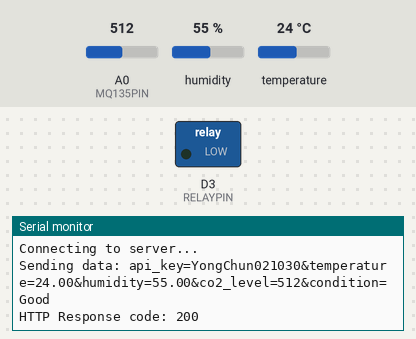
This sketch was run on a simulated ESP8266 (NodeMCU). On the bench: switched loads named in the sketch (green lamp = pin HIGH), the last lines printed to the serial monitor. The inputs (shaded band) are chosen by the test bench; at power-on: A0 (MQ135PIN) = 512, humidity 55 %, temperature 24 °C. WiFi joins after 1.5 s; servers stay silent unless stated; uploads are accepted with an empty reply.

Above: at 3.2 s.
3.3 s: A0 (MQ135PIN) set to 290
At 12.39 s:
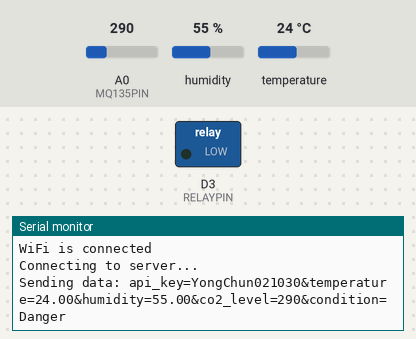
13.7 s: A0 (MQ135PIN) set to 1010
At 22.61 s:
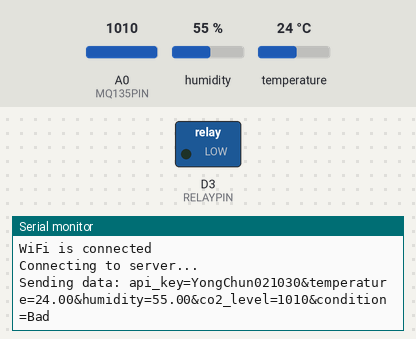

Measured:
- after the input at 3.3 s, the serial monitor: prints a new line after 8.9 s (image 1)
- after the input at 13.7 s, the serial monitor: prints a new line after 8.7 s (image 2)

The sketch:

IntelligentEnvironmentalMonitoringSystem_FinalAsg.ino
```cpp
#include <ESP8266WiFi.h>
#include <ESP8266HTTPClient.h>
#include <DHT.h>
#include <WiFiClient.h>
#include <ArduinoJson.h>

#define DHTPIN D2       // Define the DHT sensor pin
#define DHTTYPE DHT22   // Define the type of DHT sensor
#define MQ135PIN A0     // Define the MQ-135 sensor pin
#define RELAYPIN D3     // Change relay pin to D3

DHT dht(DHTPIN, DHTTYPE);   // Initialize DHT sensor

const char* ssid = "liying";   // WiFi SSID
const char* password = "liying28";  // WiFi Password
const char* serverName = "http://192.168.43.143/IntelligentEnvironmentalMonitoringSystem_FinalAsg/post.php";  // Server URL

String apiKeyValue = "YongChun021030";  // API Key value

WiFiClient client;   // Initialize WiFi client

void setup() {
  Serial.begin(115200);  // Initialize serial communication at 115200 baud rate
  dht.begin();           // Start the DHT sensor
  pinMode(RELAYPIN, OUTPUT);   // Set relay pin as output

  WiFi.begin(ssid, password);  // Begin WiFi connection
  Serial.print("Connecting to WiFi");
  while (WiFi.status() != WL_CONNECTED) {  // Wait until the WiFi is connected
    delay(1000);                           // Delay for 1 second
    Serial.print(".");                     // Print a dot for connection progress
  }
  Serial.println("\nConnected to WiFi");  // Print confirmation when connected
}

void loop() {
  float temperature = dht.readTemperature();  // Read temperature from DHT22
  float humidity = dht.readHumidity();        // Read humidity from DHT22
  int co2_level = analogRead(MQ135PIN);       // Read CO2 level from MQ-135

  if (isnan(temperature) || isnan(humidity)) {          // Check if the readings are valid
    Serial.println("Failed to read from DHT sensor!");  // Print error message if readings are invalid
    return;                                             // Exit the loop if readings are invalid
  }

  // Print readings to serial monitor
  Serial.print("Humidity: ");
  Serial.print(humidity);
  Serial.print(" %\t");
  Serial.print("Temperature: ");
  Serial.print(temperature);
  Serial.print(" °C");
  Serial.println("");
  Serial.print("CO2: ");
  Serial.print(co2_level);
  Serial.println(" PPM");

  String condition;  // Variable to store air quality condition

  // Determine air quality status based on CO2 level
  if ((co2_level >= 300) && (co2_level <= 1000)) {          // Check if CO2 level is in the 'Good' range
    Serial.println("Condition: Good");                      // Print condition to serial monitor
    condition = "Good";                                     // Set condition variable to 'Good'
  } else if ((co2_level >= 1000) && (co2_level <= 2000)) {  // Check if CO2 level is in the 'Bad' range
    Serial.println("Condition: Bad");                       // Print condition to serial monitor
    condition = "Bad";                                      // Set condition variable to 'Bad'
  } else {                                                  // Check if CO2 level is in the 'Danger' range
    Serial.println("Condition: Danger");                    // Print condition to serial monitor
    condition = "Danger";                                   // Set condition variable to 'Danger'
  }

  if (WiFi.status() == WL_CONNECTED) {                                    // Check if WiFi is connected
    HTTPClient http;                                                      // Create an HTTP client instance
    Serial.println("WiFi is connected");                                  // Print confirmation of WiFi connection
    Serial.println("Connecting to server...");                            // Print message before connecting to server
    http.begin(client, serverName);                                       // Initialize HTTP connection to server
    http.addHeader("Content-Type", "application/x-www-form-urlencoded");  // Add HTTP header for form data

    // Prepare data to be sent in the HTTP POST request
    String httpRequestData = "api_key=" + apiKeyValue + "&temperature=" + String(temperature) + "&humidity=" + String(humidity) + "&co2_level=" + String(co2_level) + "&condition=" + condition;

    Serial.print("Sending data: ");
    Serial.println(httpRequestData);  // Print data being sent

    int httpResponseCode = http.POST(httpRequestData);  // Send HTTP POST request and get response code

    if (httpResponseCode > 0) {  // Check if response code indicates success
      String response = http.getString();  // Get response from server
      Serial.print("HTTP Response code: ");
      Serial.println(httpResponseCode);  // Print HTTP response code
      Serial.println(response);          // Print server response

      // Parse JSON response
      DynamicJsonDocument doc(1024);
      deserializeJson(doc, response);
      int relay_status = doc["relay_status"];  // Get relay state from JSON response

      // Control relay based on relay state from server
      if (relay_status == 1) {
        Serial.println("Turning relay ON");
        digitalWrite(RELAYPIN, HIGH);  // Turn relay on
        delay(5000);                   // Keep relay on for 5 seconds
        Serial.println("Turning relay OFF");
        digitalWrite(RELAYPIN, LOW);   // Turn relay off
      } else {
        digitalWrite(RELAYPIN, LOW);  // Ensure relay is off
      }

    } else {
      Serial.print("Error on sending POST: ");
      Serial.println(httpResponseCode);  // Print error message if POST request fails
    }

    http.end();  // End HTTP connection
  } else {
    Serial.println("WiFi Disconnected");  // Print error message if WiFi is disconnected
  }

  delay(10000);  // Delay for 10 seconds before next loop
}
```
